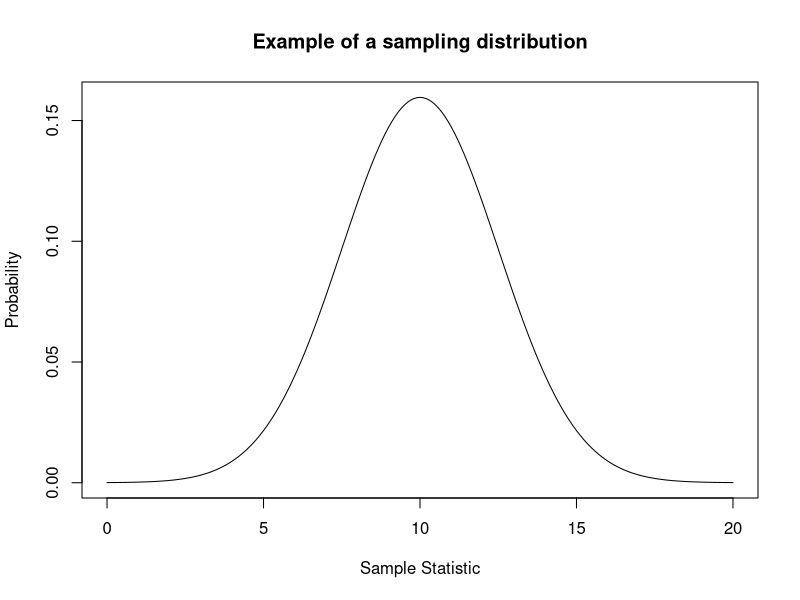
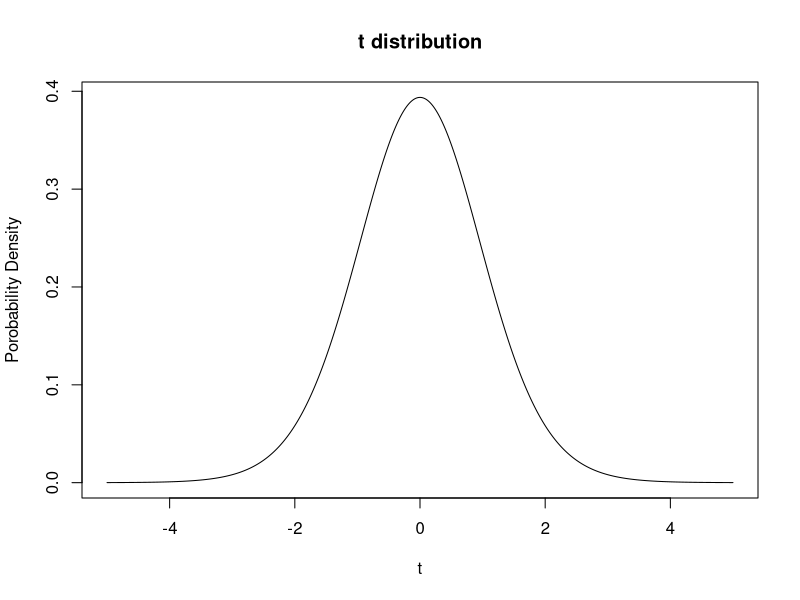
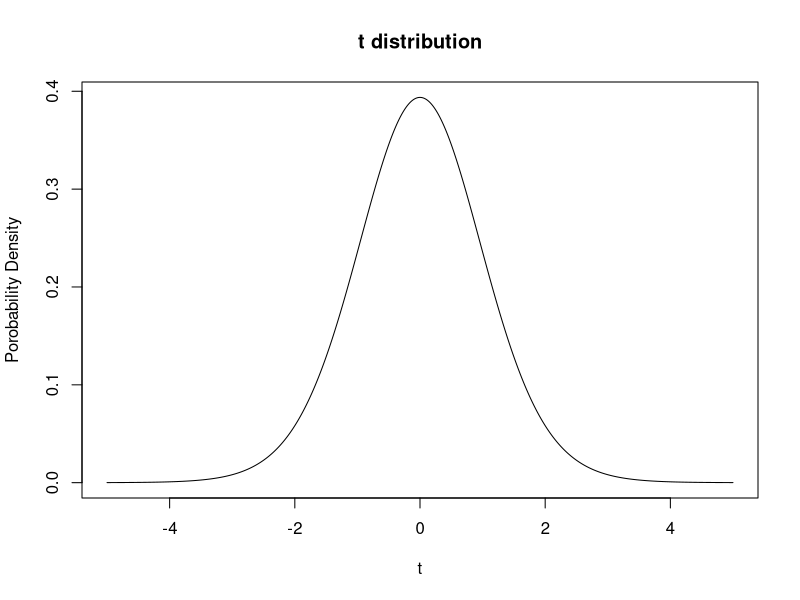

Generate these figures, in order, with R: (Note: this script raises an error after producing the figures.)
## ---- chunk 1
# lets create a super basic normal distribution to represent a sampling distribution.
# the mean of our distribution will be 10 and the standard deviation will be 2.5. 
x = seq(0, 20, by = .1)
y = dnorm(x, mean = 10, sd = 2.5)

# now we plot the distribution using plot(). 
plot(x,y,type='l', main="Example of a sampling distribution", ylab='Probability',
     xlab='Sample Statistic')

# Now lets draw a single sample from an identical sampling distribution using the rnorm function
# If you are not familiar with rnorm, try running help(rnorm) and see what comes up. Store this sample in
# a variable called sample
sample = 

#Now lets draw 5000 samples from an idential distribution and see what they look like using the 
#hist() function. Try help(hist) if stuck.
sample = 
## ---- chunk 2
#What does our t distribution look like?
x=seq(-5,5,by=0.001)
tdistr=dt(x,19)
plot(x,tdistr,type="l",main="t distribution",xlab="t",ylab="Porobability Density")

# Look at the plot, and then append the code below to your plot to create a rejection region. 
# + polygon(c(x[x>=1.73], max(x), 1.73), c(tdistr[x>=1.73], 0, 0), col="red") #


## ---- chunk 3
# First set the sample size we are going to use when we draw our sample. Let's do a sample size of 20 and
# call the variable n
n = 20

# Create a sample to use via the rnorm command. Call this variable "sample".
# Give it a mean of 10 and a standard deviation of 2.5
# plot it in a histogram using hist()
sample = 

# Quickly remake the t distribution, by copying the code we used last time. 
x=seq(-5,5,by=0.001)
tdistr=dt(x,19)
plot(x,tdistr,type="l",main="t distribution",xlab="t",ylab="Porobability Density")

# what's our t value and where is it on the distribution?  What do you predict for the result of
# the test?
obs_t=(mean(sample)-10)/(sd(sample)/sqrt(length(sample)))

# R's t test function is called t.test. run help(t.test) to get a feel for the function 


# do the t.test:
# remember, the mean of our null is 10 and we want to a right one-sdided (greater than) test


# There are a lot of outputs, but for our purposes we want to focus on 
# the p-value. 
## ---- chunk 4
N_iter=20000
h_out=0
alpha=0.05
for (i in 1:N_iter){
  x=rnorm(n, mean=10, sd=2.5)
  p=t.test(x,mu=10,alternative="g")[["p.value"]]
  if (p < alpha){
  h_out=h_out+1
  }
  }
# So what's the rate of type I error?

h_out/N_iter

# It should be close to our significance level!  If H0 is true and we
# reject the Null we are out in the tail of distribution by chance.  And
# alpha is the probability of that!

# Ok that's all for now.  Go back to slides.
## ---- chunk 5
# first make 2 large samples using rnorm again. lets say 200 and 400 samples each. 
# Call the variables x and y.The mean of x will be 10 and the mean of y will be 11. 
# set the standard deviation to 2.5 
x=
y=

# Look at them using hist().

# very cute, but let's reduce the number of data points to make this a
# little more messy, I mean realistic. Lets do sample sizes of x = 20 and y = 40 (same sd).

x=
y=

# Look at them using hist().

## ---- chunk 6
# Here I made the variances equal.  In practice if we are using a two
# sample t test and allowing ourselves to assume equal variances then we
# compute what is called the pooled standard deviation.  

sp=((length(x)-1)*sd(x)^2+(length(y)-1)*sd(y)^2)/(length(x)+length(y)-2)
sp=sqrt(sp)

# and then we need to think about our H0 for a moment.

# let's say our H0 is that the population means are equal.  ie mu1=mu2.  So
# we can calculate our t statistic as follows:
  
obs_t=(mean(x)-mean(y))/sqrt((sp^2)/length(x)+(sp^2)/length(y))

# Now we need to think about our Ha.  Let's say we thought it might be the
# case that mu1 < mu2, That means our t stat would be out there in the left
# tail of the distribution.  Think about an extreme case where we would feel confident
# in saying mu1 < mu2.  Imagine mu1 was 0 and
# mu2 was 1000.  If the samples were large and xbar ~mu1 and ybar ~mu2 then
# tstat would be large and negative! This means to the left.

# ok so what does our t distribution look like?  Where does our observed
# value of t land?  What does that imply for our testing?

tdistr=dt(seq(-5,5,by=.1),length(x)+length(y)-2)
plot(seq(-5,5,by=.1),tdistr,type="l",main="t distribution, 2 samp test example",xlab="",ylab="")

# Ok now use the t.test to confirm our suspicions. look through the help file and figure out how to set 
# the variances as equal


# Note the test can also be done without assuming the variances are equal

# In this case the t stat is a bit easier to calculate, just as we had in
# the presentation.  No pooled sd.  However this test is less accurate than 
# a testmade with the assumption of equal variances.

# Due to this approximation the test stat is only approximately t
# distributed so you only get approximately alpha significance.
## ---- chunk 7
# ok we need two samples again. Let's call them x and y again. 
# set both sample sizes to 200 this time.set the mean of one of x to 10 and the mean of y to 11. 
# standard deviation for both is 2.5

x=
y=

# ok, so what are our diffs? does the order matter? x-y? y-x? Check at the end to see 
# if your results make sense. 
the_diffs=

# What's our H0.  Let's say it is that the means are equal again.

# what's our t stat?

obs_t=mean(the_diffs)/(sd(the_diffs)/sqrt(length(the_diffs)))

# what does our t distribution look like? Where is our observed t value?
# What's the likely outcome of our test?

tdistr=dt(seq(-5,5,by=.1),length(the_diffs)-1)
plot(seq(-5,5,by=.1),tdistr,type="l",main="t distribution, paired test example",xlab="",ylab="")

# What's our Ha?  Let's say that it is mu1<mu2, so we need to look at a
# rejection region in the left tail of the distribution.

# ok do the test.  it's t.test again but this time we are going to specify that they are paired. 
